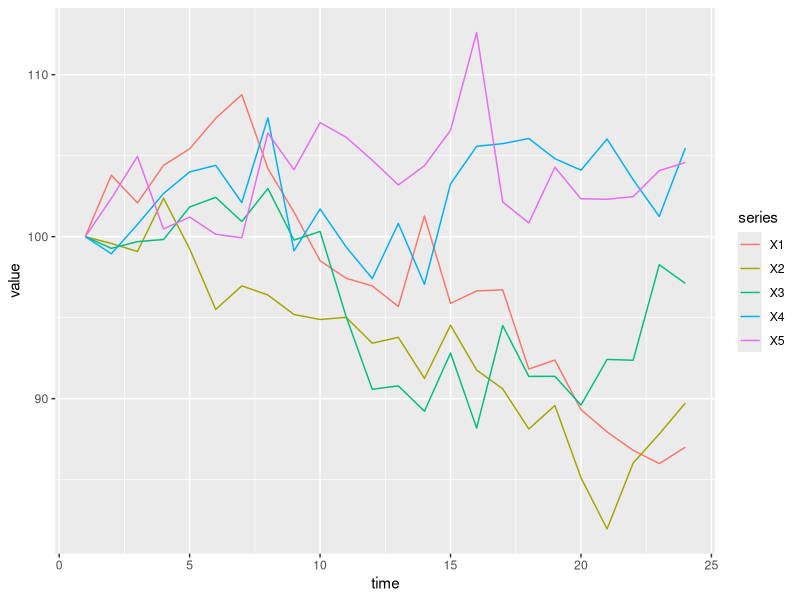

The R script that drew this image:
library(tidyverse)
library(reshape2)

S0 = 100      # initial stock price
mu = 0.05     # drift
sigma = 0.15  # volatility
r = 0.03      # risk-free rate
M = 1         # maturity
T_ = 24        # number of time steps
N_MC = 10000  # number of paths
delta_t = M / T_ # time interval

# BS-Simulation
set.seed(42) # set seed

#stock prices 1000x24
S = matrix(data = rep(NA,(N_MC) * T_), nrow = N_MC, ncol = T_)
S[, 1] = S0

#standard normal random numbers 1000x24
RN = matrix(data = rnorm(N_MC * T_, 0, 1), nrow = N_MC, ncol = T_)

for (t in 2:T_){
  S[,t] = S[,t-1] * exp((mu - (1/2) * sigma^2) * delta_t + sigma * sqrt(delta_t) * RN[,t])
}


delta_S = S[,2:T_] - exp(r * delta_t) * S[,1:(T_-1)]
delta_S_hat = delta_S - apply(delta_S, 1, mean)

#plotting
df_S = data.frame(t(S[1:5,]))
df_S = cbind(1:T_, df_S)
colnames(df_S)[1] = "time"

df_S <- melt(df_S ,  id.vars = 'time', variable.name = 'series')
ggplot(df_S, aes(time,value)) + geom_line(aes(colour = series))
